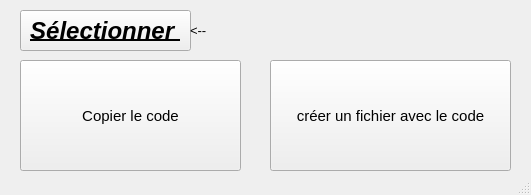
<?xml version="1.0" encoding="UTF-8"?>
<ui version="4.0">
 <class>MainWindow</class>
 <widget class="QMainWindow" name="MainWindow">
  <property name="geometry">
   <rect>
    <x>0</x>
    <y>0</y>
    <width>531</width>
    <height>195</height>
   </rect>
  </property>
  <property name="font">
   <font>
    <pointsize>11</pointsize>
   </font>
  </property>
  <property name="windowTitle">
   <string>MainWindow</string>
  </property>
  <property name="toolTip">
   <string/>
  </property>
  <property name="toolTipDuration">
   <number>-1</number>
  </property>
  <widget class="QWidget" name="centralwidget">
   <widget class="QPushButton" name="select">
    <property name="geometry">
     <rect>
      <x>20</x>
      <y>10</y>
      <width>171</width>
      <height>41</height>
     </rect>
    </property>
    <property name="font">
     <font>
      <pointsize>18</pointsize>
      <weight>75</weight>
      <italic>true</italic>
      <bold>true</bold>
      <underline>true</underline>
      <strikeout>false</strikeout>
      <stylestrategy>PreferDefault</stylestrategy>
      <kerning>true</kerning>
     </font>
    </property>
    <property name="cursor">
     <cursorShape>PointingHandCursor</cursorShape>
    </property>
    <property name="text">
     <string>Sélectionner </string>
    </property>
   </widget>
   <widget class="QLabel" name="fichier">
    <property name="geometry">
     <rect>
      <x>190</x>
      <y>10</y>
      <width>351</width>
      <height>41</height>
     </rect>
    </property>
    <property name="font">
     <font>
      <pointsize>10</pointsize>
     </font>
    </property>
    <property name="text">
     <string>&lt;--</string>
    </property>
   </widget>
   <widget class="QPushButton" name="copier">
    <property name="geometry">
     <rect>
      <x>20</x>
      <y>60</y>
      <width>221</width>
      <height>111</height>
     </rect>
    </property>
    <property name="toolTip">
     <string/>
    </property>
    <property name="styleSheet">
     <string notr="true"/>
    </property>
    <property name="text">
     <string>Copier le code</string>
    </property>
   </widget>
   <widget class="QPushButton" name="creer">
    <property name="geometry">
     <rect>
      <x>270</x>
      <y>60</y>
      <width>241</width>
      <height>111</height>
     </rect>
    </property>
    <property name="toolTip">
     <string/>
    </property>
    <property name="toolTipDuration">
     <number>-1</number>
    </property>
    <property name="text">
     <string>créer un fichier avec le code</string>
    </property>
   </widget>
  </widget>
  <widget class="QStatusBar" name="statusbar"/>
 </widget>
 <resources/>
 <connections/>
</ui>
